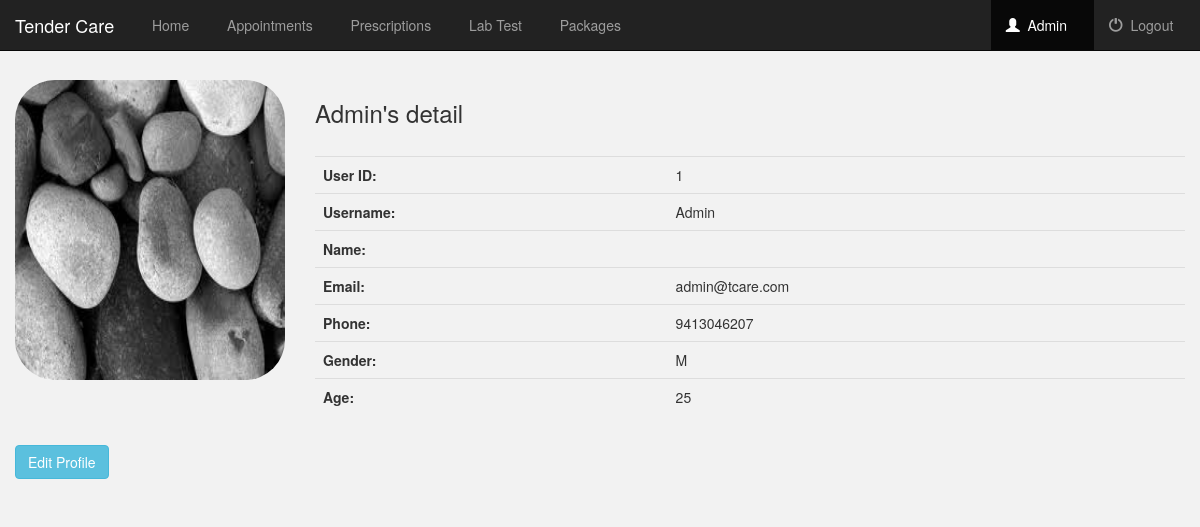
The page /user/ (signed in) on the database its author committed.
### service/models.py (models this page shows, shortened)
class UserProfile(models.Model):
	GENDER_CHOICES = (
		('M', 'Male'),
		('F', 'Female'),
	)
	user = models.OneToOneField(User)
	gender =models.CharField(max_length=10, choices=GENDER_CHOICES, default = 'M')
	profile_photo = models.ImageField()
	contact_number = models.IntegerField()
	age = models.PositiveIntegerField()
	address = models.CharField(max_length=1000)

### service/views.py (the view)
# urls.py: url(r'^user/$', views.user_detail, name = 'user_detail'),
def user_detail(request):
	if not request.user.is_authenticated():
		return render(request, 'service/login.html')
	else:
		userdata = UserProfile.objects.filter(user = request.user)
		return render(request,'service/user.html', {'userdata' : userdata,})

### service/templates/service/user.html (shortened to what this page needs)
{% extends 'service/base_navbar.html' %}
{% block user_active %}active{% endblock %}
{% block basebody %}
<div class="container-fluid userd">
	<div class="row">
		{% if userdata %}
			{% for userdt in userdata %}
				<div class="col-sm-6 col-md-3">
					<img src="{{ userdt.profile_photo.url}}" class="img-responsive userimg">
				</div>
				<div class="col-sm-6 col-md-9">
					{% if user.get_full_name %}
						<h3>{{userdt.user.get_full_name|title}}'s detail</h3>
					{% else %}
						<h3>{{userdt.user.username|title}}'s detail</h3>
					{% endif %}
						<br>
					<table class="table table-hover" border="0">
						<tr>
							<th>User ID:</th>
							<td>{{userdt.user.pk}}</td>
						</tr>
						<tr>
							<th>Username:</th>
							<td>{{userdt.user.username|title}}</td>
						</tr>
						<tr>
							<th>Name:</th>
							<td>{{userdt.user.get_full_name|title}}</td>
						</tr>
						<tr>
							<th>Email:</th>
							<td>{{userdt.user.email}}</td>
						</tr>
						<tr>
							<th>Phone:</th>
							<td>{{userdt.contact_number}}</td>
						</tr>
						<tr>
							<th>Gender:</th>
							<td>{{userdt.gender}}</td>
						</tr>
						<tr>
							<th>Age:</th>
							<td>{{userdt.age}}</td>
						</tr>
					</table>
				</div>
			{% endfor %}
		{% endif %}
		<ul class="nav nav-pills" style="margin-bottom: 10px;">
			<li role="presentation"><a href="{% url 'service:edit_user' user.pk %}"><button class="btn btn-info">Edit Profile</button></a></li>
		</ul>
	</div>
</div>
{% endblock %}

### service/templates/service/base_navbar.html (shortened to what this page needs)
<!Doctype html>
<html lang="en">
	<head>
		{% load staticfiles %}
		<link rel="stylesheet" href="https://maxcdn.bootstrapcdn.com/bootstrap/3.3.7/css/bootstrap.min.css?v=1" />
		<link rel="stylesheet" type="text/css" href="{% static 'service/style.css' %}?v=1" />
	</head>
	<body class="body">
		<nav class="navbar navbar-inverse navbar-fixed-top">
			<div class="container-fluid">
		        <div class="navbar-header">
		            <a class="navbar-brand" href="{% url 'service:index' %}">Tender Care</a>
		        </div>
		        <div class="collapse navbar-collapse" id="topNavBar">
		        	<ul class="nav navbar-nav">
		                <li class="{% block home_active %}{% endblock %}"><a href="{% url 'service:home' %}">&nbsp; Home</a></li>
		                <li class="{% block appointments_active %}{% endblock %}"><a href="{% url 'service:appointment' %}">&nbsp; Appointments</a></li>
		                <li class="{% block prescriptions_active %}{% endblock %}"><a href="{% url 'service:prescription' %}">&nbsp; Prescriptions</a></li>
		                <li class="{% block test_active %}{% endblock %}"><a href="#">&nbsp; Lab Test</a></li>
		                <li class="{% block Packages_active %}{% endblock %}"><a href="{% url 'service:package' %}">&nbsp; Packages</a></li>
		            </ul>
					<ul class="nav navbar-nav navbar-right">
					    <li class="{% block user_active %}{% endblock %}">
					        <a href="{% url 'service:user_detail' %}">
					            <span class="glyphicon glyphicon-user" aria-hidden="true"></span>&nbsp; {{ user.get_username|title }} &nbsp;&nbsp;
					        </a>
					    </li>
					    <li>
					        <a href="{% url 'service:logout_user' %}">
					            <span class="glyphicon glyphicon-off" aria-hidden="true"></span>&nbsp; Logout &nbsp;&nbsp;
					        </a>
					    </li>
					</ul>
		        </div>
			</div>
		</nav>
		{% block basebody %}
		{% endblock %}
	</body>
</html>

### service/static/service/style.css (style rules this page uses)
.body { background-color: #f2f2f2; }
.userd { margin-top: 80px; }
.userimg { width: 300px; height: 300px; border-radius: 40px; }

### rows shown on the page
UserProfile: profile_photo (picture), user.username "Admin", user.pk "1", user.email "admin@tcare.com", contact_number "9413046207", gender "M", age "25"

### other values the page prints
{{ user.get_username|title }} "Admin"
